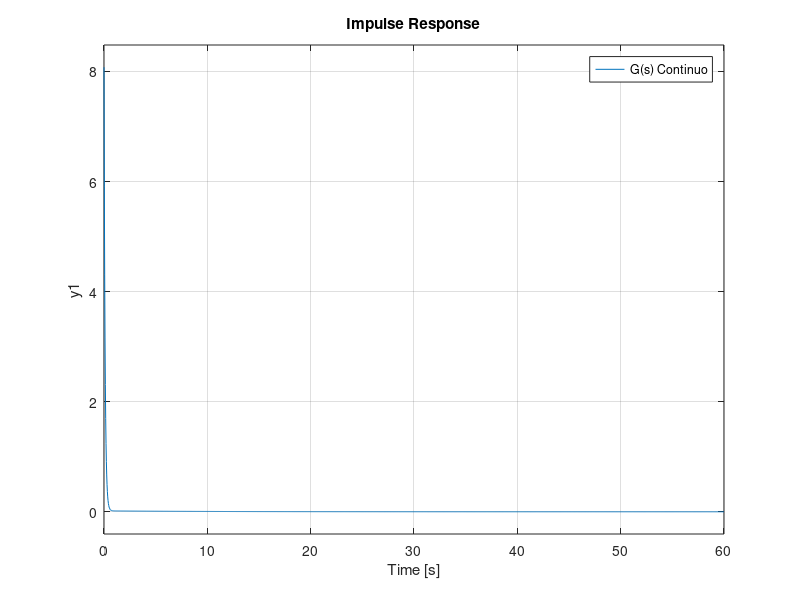

Recreate this plot in MATLAB. (Note: this script raises an error after producing the figure.)
% parte 3, trab cdsd
% TFP

close all
clc
clear
w = 0.9982
Tau = 8.1053
Tsampling = 10^(1)
zeta = 4.8715

t = 0:0.01:10

s=tf('s');

num = [w^2*Tau w^2];
den = [1, 2*zeta*w, w^2];

Gs = tf(num,den);

Gz = c2d(Gs,Tsampling)

subplot(1,4,1)
hold on;
impulse(Gz)
legend("T=10s, Ruim")

zpk(Gz)

Tsampling = 100*10^(-3)
Gz = c2d(Gs,Tsampling)
subplot(1,4,2)
impulse(Gz)
legend("T=0.1s, Bom")

zpk(Gz)

Tsampling = 1*10^(-3)
Gz = c2d(Gs,Tsampling)
subplot(1,4,3)
impulse(Gz)
legend("T=1ps, Otimo")

zpk(Gz)

subplot(1,4,4)
impulse(Gs)
legend("G(s) Continuo")

sgtitle('Resposta ao Impulso de G(z)')

